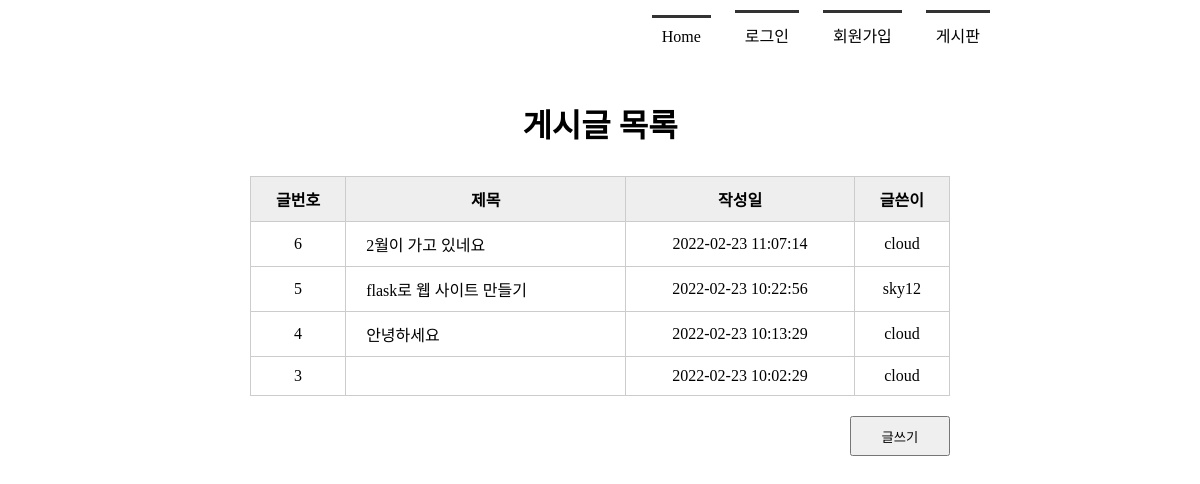
The app's page /boardlist/, older data.
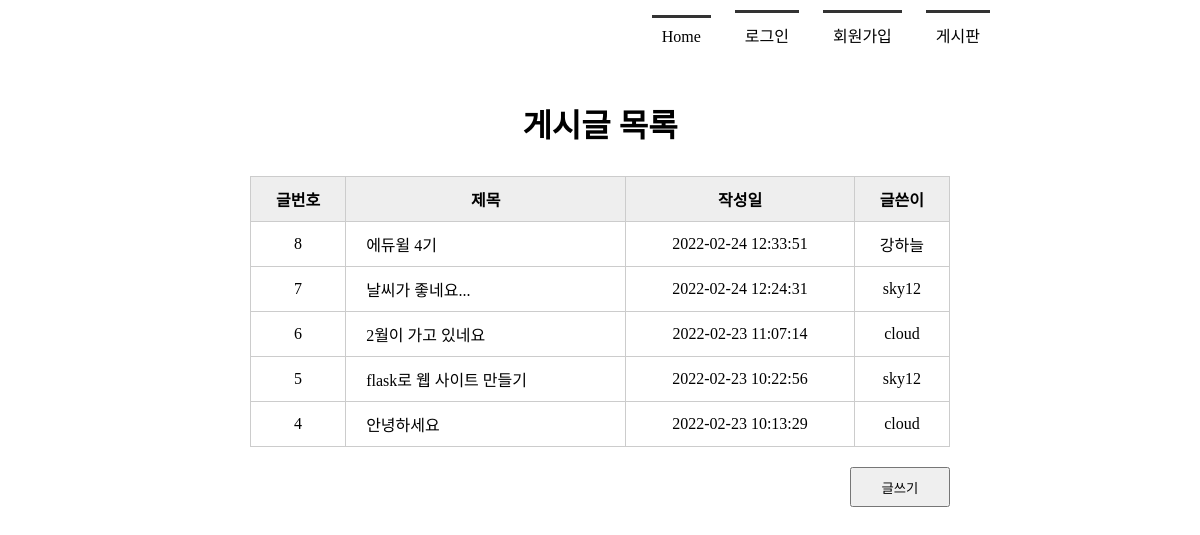
The same page, newer data.
### tables this page shows
CREATE TABLE board(
            bno integer PRIMARY KEY AUTOINCREMENT,
            title text NOT NULL,
            content text NOT NULL,
            createDate timestamp date DEFAULT (datetime('now', 'localtime')),
            mid char(5) NOT NULL,
            FOREIGN KEY(mid) REFERENCES member(mid) ON DELETE CASCADE
        );

### app.py (the view)
@app.route('/boardlist/')
def boardlist():
    conn = getconn()
    cur = conn.cursor()
    sql = "SELECT * FROM board ORDER BY bno DESC"
    cur.execute(sql)
    rs = cur.fetchall()
    conn.close()
    return render_template('boardlist.html', rs = rs)

### model/model_member.py (called while the page is built)
def getconn():
    conn = sqlite3.connect("./members.db")
    return conn

### templates/boardlist.html (shortened to what this page needs)
<!DOCTYPE html>
<html lang="en">
<head>
    <link rel="stylesheet" href="{{ url_for('static', filename='style.css')  }}">
</head>
<body>
    <div id="container">
        {% include 'navbar.html' %}
        <section>
            <h1>게시글 목록</h1>
            <table class="tbl_board">
                <tr>
                    <th>글번호</th><th>제목</th><th>작성일</th><th>글쓴이</th>
                </tr>
                {% for i in rs %}
                <tr>
                    <td>{{ i[0] }}</td>
                    <td><a href="{{ url_for('board_view', bno=i[0]) }}">{{ i[1] }}</a></td>
                    <td>{{ i[3] }}</td>
                    <td>{{ i[4] }}</td>
                </tr>
                {% endfor %}
            </table>
            <div class="btn_write">
                <button type="button"
                        onclick="location.href='/writing/'">글쓰기</button>
            </div>
        </section>
    </div>
</body>
</html>

### templates/navbar.html
<header>
    <nav>
        <ul>
            {% if session %}
                <li><a href="{{ url_for('index') }}">Home</a></li>
                <li><a href="{{ url_for('logout') }}">({{ session['userName'] }}님)로그아웃</a></li>
                <li><a href="{{ url_for('memberlist') }}">회원목록</a></li>
                <li><a href="{{ url_for('boardlist') }}">게시판</a></li>
            {% else %}
                <li><a href="{{ url_for('index') }}">Home</a></li>
                <li><a href="{{ url_for('login') }}">로그인</a></li>
                <li><a href="{{ url_for('register') }}">회원가입</a></li>
                <li><a href="{{ url_for('boardlist') }}">게시판</a></li>
            {% endif %}
        </ul>
    </nav>
</header>

### static/style.css (style rules this page uses)
* { margin: 0; padding: 0; }
#container { width: 1000px; margin: 0 auto; }
header { height: 100px; }
nav ul { list-style: none; text-align: right; margin-right: 100px; }
nav ul li { display: inline-block; margin: 10px; border-top: 3px solid #333; padding: 10px; }
nav ul li a { text-decoration: none; color: #000; }
section { text-align: center; }
section h1 { font-size: 2em; margin-bottom: 30px; }
section table { width: 600px; margin:0 auto; border-collapse: collapse; }
section table, th, td { border: 1px solid #ccc; padding: 10px }
section .tbl_board { width: 700px; }
section .tbl_board th { background: #eee; }
section .tbl_board a { text-decoration: none; color: #000; }
section .tbl_board td:nth-child(2) { text-align: left; padding-left: 20px }
section .btn_write { text-align: right; margin: 20px 150px; }
section .btn_write button { width: 100px; height: 40px; }

Row changes from the older to the newer data that the page shows:
removed board: bno "3", createDate "2022-02-23 10:02:29", mid "cloud"
added board: bno "8", title "에듀윌 4기", createDate "2022-02-24 12:33:51", mid "강하늘"
added board: bno "7", title "날씨가 좋네요...", createDate "2022-02-24 12:24:31", mid "sky12"
